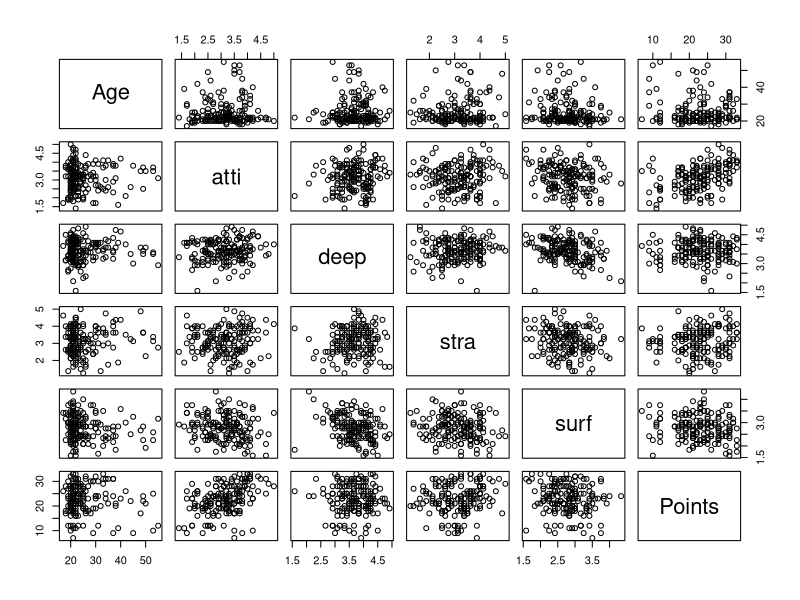

Recreate this plot in R.
## ---- chunk 1
date()
## ---- chunk 2
library(readr)
setwd("C:/Users/ariv/Documents/IODS-project/IODS-project/data")
learning2014 <- read_csv("learning2014.csv", 
    col_types = cols(...1 = col_skip(), gender = col_factor(levels = c("F", 
        "M")), Age = col_number(), atti = col_number(), 
        deep = col_number(), stra = col_number(), 
        surf = col_number(), Points = col_number()))
View(learning2014)
summary(learning2014$gender)
summary(learning2014$Age)
summary(learning2014$atti)
summary(learning2014$deep)
summary(learning2014$stra)
summary(learning2014$surf)
summary(learning2014$Points)
## ---- chunk 3
pairs(learning2014[-1])
